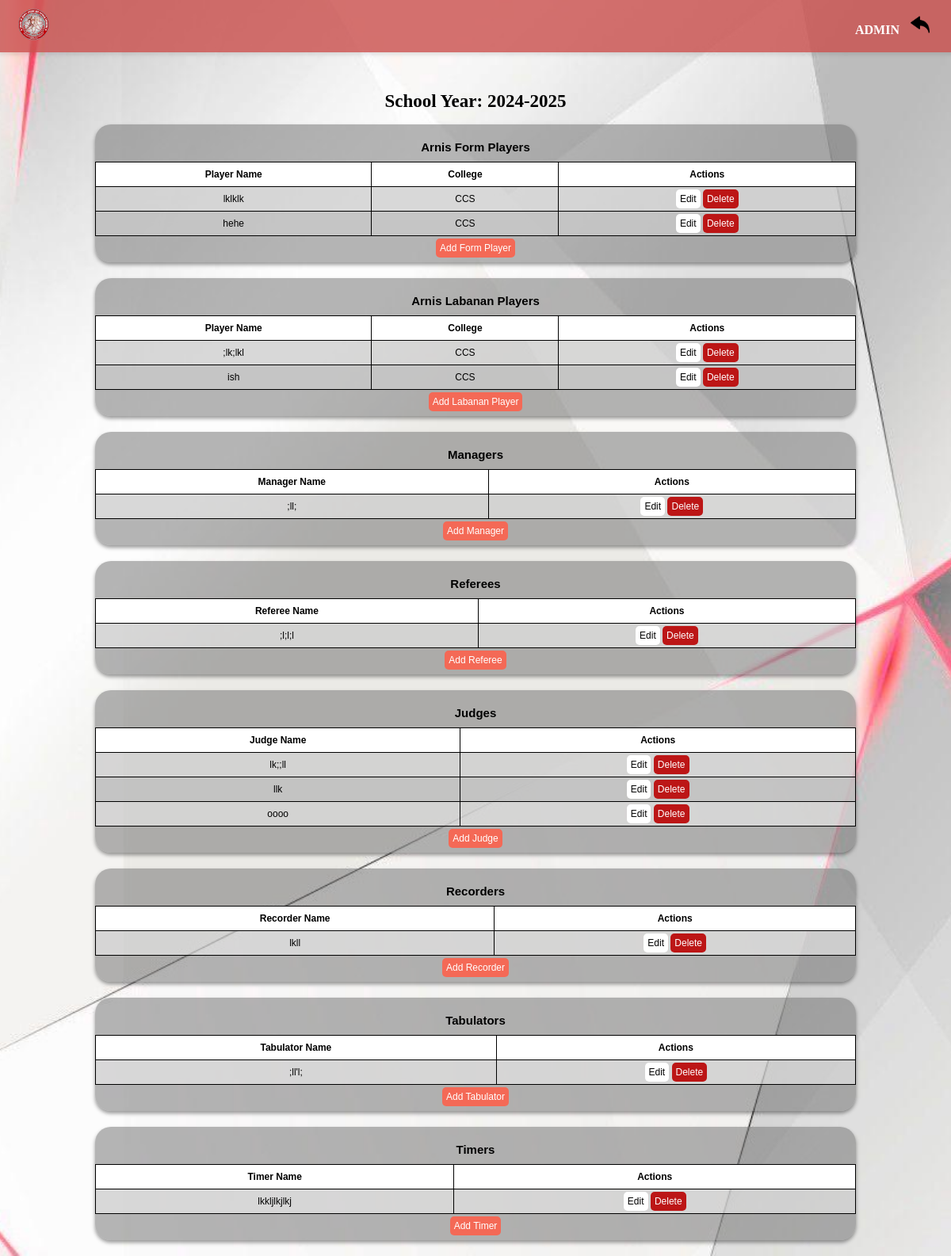
Page /arnis_sport_details/1/ (signed in) on the committed database.
### myapp/models.py (models this page shows, shortened)
class CustomUser(AbstractUser):
    SPORT_CHOICES = [
        ('arnis', 'Arnis'),
        ('volleyball', 'Volleyball'),
        ('table_tennis', 'Table Tennis'),
    ]
    userID = models.AutoField(primary_key=True)
    username = models.CharField(max_length=255, unique=True)
    password = models.CharField(max_length=255)  # This field will store hashed passwords
    sport = models.CharField(max_length=20, choices=SPORT_CHOICES, blank=True, null=True)
    is_superuser = models.BooleanField(blank=True, null=True)
    is_admin = models.BooleanField(blank=True, null=True)
    is_staff = models.BooleanField(blank=True, null=True)
    groups = models.ManyToManyField(
        Group,
        blank=True,
        related_name='customuser_set',
        verbose_name='groups'
    )
    user_permissions = models.ManyToManyField(
        Permission,
        blank=True,
        related_name='customuser_set',
        verbose_name='user permissions'
    )
    def __str__(self):
        return self.username

class SchoolYear(models.Model):
    YearID = models.AutoField(primary_key=True)
    start_year = models.IntegerField()
    end_year = models.IntegerField()

class ArnisFormPlayers(models.Model):
    yearID = models.ForeignKey(SchoolYear, on_delete=models.CASCADE)
    playerID = models.AutoField(primary_key=True)
    player_name = models.CharField(max_length=150)
    collegeID = models.ForeignKey(College, on_delete=models.CASCADE)

class College(models.Model):
    collegeID = models.AutoField(primary_key=True)
    college_abb = models.CharField(max_length=100)
    college_name = models.CharField(max_length=150)
    def __str__(self):
        return self.college_abb

class ArnisLabananPlayers(models.Model):
    yearID = models.ForeignKey(SchoolYear, on_delete=models.CASCADE)
    playerID = models.AutoField(primary_key=True)
    player_name = models.CharField(max_length=150)
    collegeID = models.ForeignKey(College, on_delete=models.CASCADE)

class ArnisManager(models.Model):
    yearID = models.ForeignKey(SchoolYear, on_delete=models.CASCADE)
    managerID = models.AutoField(primary_key=True)
    manager_name = models.CharField(max_length=150)

class ArnisReferee(models.Model):
    yearID = models.ForeignKey(SchoolYear, on_delete=models.CASCADE)
    refereeID = models.AutoField(primary_key=True)
    referee_name = models.CharField(max_length=150)

class ArnisJudge(models.Model):
    yearID = models.ForeignKey(SchoolYear, on_delete=models.CASCADE)
    judgeID = models.AutoField(primary_key=True)
    judge_name = models.CharField(max_length=150)

class ArnisRecorder(models.Model):
    yearID = models.ForeignKey(SchoolYear, on_delete=models.CASCADE)
    recorderID = models.AutoField(primary_key=True)
    recorder_name = models.CharField(max_length=150)

class ArnisTabulator(models.Model):
    yearID = models.ForeignKey(SchoolYear, on_delete=models.CASCADE)
    tabulatorID = models.AutoField(primary_key=True)
    tabulator_name = models.CharField(max_length=150)

class ArnisTimer(models.Model):
    yearID = models.ForeignKey(SchoolYear, on_delete=models.CASCADE)
    timerID = models.AutoField(primary_key=True)
    timer_name = models.CharField(max_length=150)

### myapp/views.py (the view)
# urls.py: path('arnis_sport_details/<int:year_id>/', views.arnis_details, name='arnis_sport_details'),
@login_required(login_url='/login')
def arnis_details(request, year_id):
    school_year = get_object_or_404(SchoolYear, YearID=year_id)
    labanan_players = ArnisLabananPlayers.objects.filter(yearID=school_year)
    form_players = ArnisFormPlayers.objects.filter(yearID=school_year)
    referees = ArnisReferee.objects.filter(yearID=school_year)
    recorders = ArnisRecorder.objects.filter(yearID=school_year)
    tabulators = ArnisTabulator.objects.filter(yearID=school_year)
    judges = ArnisJudge.objects.filter(yearID=school_year)
    timers = ArnisTimer.objects.filter(yearID=school_year)
    managers = ArnisManager.objects.filter(yearID=school_year)
    context = {
        'school_year': school_year,
        'labanan_players': labanan_players,
        'form_players': form_players,
        'referees': referees,
        'recorders': recorders,
        'tabulators': tabulators,
        'judges': judges,
        'timers': timers,
        'managers': managers,
        'username': request.user,
    }
    if request.user.sport != 'arnis' and not request.user.is_admin:
        messages.error(request, "You are not authorized to access this page.")
        return redirect('myapp:sports')  # Redirect to sport selection page
    return render(request, 'arnis_details.html', context)

### myapp/templates/arnis_details.html (shortened to what this page needs)
{%load static%}
<!DOCTYPE html>
<html lang="en">
<head>
    <link rel="stylesheet" href="{% static 'css/details.css' %}">
</head>
<body>
<header>
        <div class="navbar">
        <div class="logo">
            <img src="{% static 'img/csspe.png' %}" alt="Logo">
        </div>
        <div class="nav-links">
            <ul>
                <li>
                    <span>{{ username|upper  }}</span>
                </li>
                <li>
                    <a href="javascript:history.back()">
                    <img src="{% static '/img/back.png'%}"  alt="Match History" class="icon" placeholder="icon" />
                    </a>
                </li>
            </ul>
        </div>
    </div>
</header>
<h1>School Year: {{ school_year.start_year }}-{{ school_year.end_year }}</h1>
<div class="container">
    <h3>Arnis Form Players</h3>
    <table>
        <thead>
            <tr>
                <th>Player Name</th>
                <th>College</th>
                <th>Actions</th>
            </tr>
        </thead>
        <tbody>
            {% for player in form_players %}
            <tr>
                <td>{{ player.player_name }}</td>
                <td>{{ player.collegeID }}</td>
                <td>
                    <a href="{% url 'myapp:edit_form_player' player.playerID %}" class="edit-btn">Edit</a>
                    <a href="{% url 'myapp:delete_form_player' player.playerID %}" class="delete-btn">Delete</a>
                </td>
            </tr>
            {% endfor %}
        </tbody>
    </table>
    <a href="{% url 'myapp:add_form_player' year_id=school_year.pk %}" class="add-btn">Add Form Player</a>
</div>
<div class="container">
    <h3>Arnis Labanan Players</h3>
    <table>
        <thead>
            <tr>
                <th>Player Name</th>
                <th>College</th>
                <th>Actions</th>
            </tr>
        </thead>
        <tbody>
            {% for player in  labanan_players %}
            <tr>
                <td>{{ player.player_name }}</td>
                <td>{{ player.collegeID }}</td>
                <td>
                    <a href="{% url 'myapp:edit_labanan_player' player.playerID %}" class="edit-btn">Edit</a>
                    <a href="{% url 'myapp:delete_labanan_player' player.playerID %}" class="delete-btn">Delete</a>
                </td>
            </tr>
            {% endfor %}
        </tbody>
    </table>
    <a href="{% url 'myapp:add_labanan_player' year_id=school_year.pk %}" class="add-btn">Add Labanan Player</a>
</div>
<div class="container">
    <h3>Managers</h3>
    <table>
    <thead>
    <tr>
        <th>Manager Name</th>
        <th>Actions</th>
    </tr>
    </thead>
    <tbody>
    {% for manager in managers %}
    <tr>
        <td>{{ manager.manager_name }}</td>
        <td>
            <a href="{% url 'myapp:edit_manager' manager.managerID %}" class="edit-btn">Edit</a>
            <a href="{% url 'myapp:delete_manager' manager.managerID %}" class="delete-btn">Delete</a>
        </td>
    </tr>
    {% endfor %}
    </tbody>
    </table>
    <a href="{% url 'myapp:add_manager' year_id=school_year.pk %}" class="add-btn">Add Manager</a>
</div>
<div class="container">
<h3>Referees</h3>
<table>
<thead>
<tr>
    <th>Referee Name</th>
    <th>Actions</th>
</tr>
</thead>
<tbody>
{% for referee in referees %}
<tr>
    <td>{{ referee.referee_name }}</td>
    <td>
        <a href="{% url 'myapp:edit_referee' referee.refereeID %}" class="edit-btn">Edit</a>
        <a href="{% url 'myapp:delete_referee' referee.refereeID %}" class="delete-btn">Delete</a>
    </td>
</tr>
{% endfor %}
</tbody>
</table>
<a href="{% url 'myapp:add_referee' year_id=school_year.pk %}" class="add-btn">Add Referee</a>
</div>
<div class="container">
    <h3>Judges</h3>
    <table>
    <thead>
    <tr>
        <th>Judge Name</th>
        <th>Actions</th>
    </tr>
    </thead>
    <tbody>
    {% for judge in judges %}
    <tr>
        <td>{{ judge.judge_name }}</td>
        <td>
            <a href="{% url 'myapp:edit_judge' judge.judgeID %}" class="edit-btn">Edit</a>
            <a href="{% url 'myapp:delete_judge' judge.judgeID %}" class="delete-btn">Delete</a>
        </td>
    </tr>
    {% endfor %}
    </tbody>
    </table>
    <a href="{% url 'myapp:add_judge' year_id=school_year.pk %}" class="add-btn">Add Judge</a>
    </div>
<div class="container">
        <h3>Recorders</h3>
        <table>
        <thead>
        <tr>
            <th>Recorder Name</th>
            <th>Actions</th>
        </tr>
        </thead>
        <tbody>
        {% for recorder in recorders %}
        <tr>
            <td>{{ recorder.recorder_name }}</td>
            <td>
                <a href="{% url 'myapp:edit_recorder' recorder.recorderID %}" class="edit-btn">Edit</a>
                <a href="{% url 'myapp:delete_recorder' recorder.recorderID %}" class="delete-btn">Delete</a>
            </td>
        </tr>
        {% endfor %}
        </tbody>
        </table>
        <a href="{% url 'myapp:add_recorder' year_id=school_year.pk %}" class="add-btn">Add Recorder</a>
    </div>
<div class="container">
        <h3>Tabulators</h3>
        <table>
        <thead>
        <tr>
            <th>Tabulator Name</th>
            <th>Actions</th>
        </tr>
        </thead>
        <tbody>
        {% for tabulator in tabulators %}
        <tr>
            <td>{{ tabulator.tabulator_name }}</td>
            <td>
                <a href="{% url 'myapp:edit_tabulator' tabulator.tabulatorID %}" class="edit-btn">Edit</a>
                <a href="{% url 'myapp:delete_tabulator' tabulator.tabulatorID %}" class="delete-btn">Delete</a>
            </td>
        </tr>
        {% endfor %}
        </tbody>
        </table>
        <a href="{% url 'myapp:add_tabulator' year_id=school_year.pk %}" class="add-btn">Add Tabulator</a>
    </div>
<div class="container">
        <h3>Timers</h3>
        <table>
        <thead>
        <tr>
            <th>Timer Name</th>
            <th>Actions</th>
        </tr>
        </thead>
        <tbody>
        {% for timer in timers %}
        <tr>
            <td>{{ timer.timer_name }}</td>
            <td>
                <a href="{% url 'myapp:edit_timer' timer.timerID %}" class="edit-btn">Edit</a>
                <a href="{% url 'myapp:delete_timer' timer.timerID %}" class="delete-btn">Delete</a>
            </td>
        </tr>
        {% endfor %}
        </tbody>
        </table>
        <a href="{% url 'myapp:add_timer' year_id=school_year.pk %}" class="add-btn">Add Timer</a>
    </div>
</body>
</html>

### myapp/static/css/details.css (style rules this page uses)
body { background-image: url('/static/img/log.png'); background-size: cover; background-position: center; background-repeat: no-repeat; background-attachment: fixed; font-family: Georgia, 'Times New Roman', Times, serif; margin: 0; padding: 0; position: relative; }
.navbar { background-color: #ca4f4dcd; color: #fff; display: flex; justify-content: space-between; align-items: center; padding: 3px; font-weight: bold; position: fixed; margin: 0; width: 100%; top: 0; z-index: 1000; box-shadow: 0px 3px 5px rgba(0, 0, 0, 0.1); }
.logo img { height: 40px; margin-left: 20px; }
.nav-links ul { list-style: none; margin-right: 20px; padding: 0; }
.nav-links ul li { display: inline; padding-right: 10px; }
.nav-links ul li a { color: #0b0b0b; text-decoration: none; }
.icon { width: 24px; height: 24px; }
img { transition: filter 0.3s; }
.container { font-family: 'Franklin Gothic Medium', 'Arial Narrow', Arial, sans-serif; background-color: #74747488; margin: 0 auto; width: 80%; padding-top: 10px; border-radius: 20px; padding-bottom: 10px; text-align: center; box-sizing: border-box; margin-bottom: 20px; box-shadow: 0px 3px 5px rgba(0, 0, 0, 0.4); justify-content: space-around; }
h1 { font-size: 23px; padding-top: 100px; margin: 9 auto; text-align: center; }
h3 { font-size: 15px; padding: 10px; margin: 0 auto; text-align: center; color: #000000; }
table { width: 100%; border-collapse: collapse; font-size: 12px; margin-bottom: 5px; }
table, th, td { border: 1px solid #000000; }
th, td { text-align: center; padding: 8px; }
th { background-color: #ffff; }
td { background-color: #ffffff78; }
tr:nth-child(even) { background-color: #74747488; }
.edit-btn { background-color: #fff; padding: 5px; border-radius: 5px; text-decoration: none; color: #000000; }
.delete-btn { background-color: #bc1616; padding: 5px; border-radius: 5px; text-decoration: none; color: #ffff; }
.add-btn { background-color: #f46956; padding: 5px; margin: 10px; border-radius: 5px; text-decoration: none; color: #ffff; font-size: 12px; }

### rows in the picture
CustomUser: username "ADMIN"
SchoolYear: start_year "2024", end_year "2025"
ArnisFormPlayers: player_name "lklklk", collegeID "CCS"
ArnisFormPlayers: player_name "hehe", collegeID "CCS"
ArnisLabananPlayers: player_name ";lk;lkl", collegeID "CCS"
ArnisLabananPlayers: player_name "ish", collegeID "CCS"
ArnisManager: manager_name ";ll;"
ArnisReferee: referee_name ";l;l;l"
ArnisJudge: judge_name "lk;;ll"
ArnisJudge: judge_name "llk"
ArnisJudge: judge_name "oooo"
ArnisRecorder: recorder_name "lkll"
ArnisTabulator: tabulator_name ";ll'l;"
ArnisTimer: timer_name "lkkljlkjlkj"
